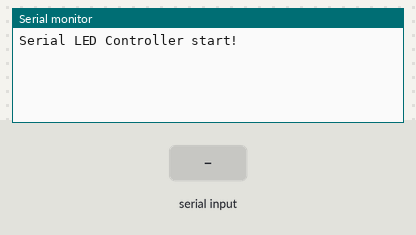
The sketch below on a simulated Arduino Uno, built with avr-gcc and run on an emulated ATmega328P. Shown: the last lines printed to the serial monitor. Inputs (shaded band) come from the test bench.

Above: at 1.7 s.
1.8 s: "0" received over Serial
At 3.0 s:
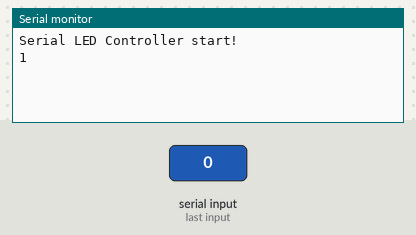
3.3 s: "s" received over Serial
At 4.4 s:
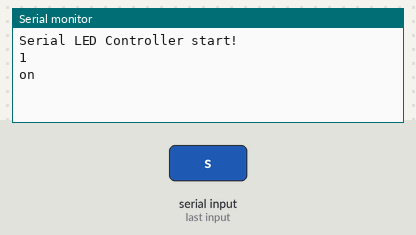

The sketch:

Spresnse_Serial_GPIOLedController.ino
```cpp
// シリアルから入ってきた信号に応じてGPIOのLEDを操作するプログラム
// Arduinoのシリアルコンソールからの操作を想定している

// LINEとの連携を想定している。
// ローカルPCにNode-REDサーバーを立ててLINEを受信することでLINEとの連携が可能
// webhook →シリアルでSPRESENSEを操作という形になっている
// @author S.Nakamura 2026-02-03

// 0：GPIOのLEDが点灯
// x：LEDをオフにする
// s：ステータスを返す

#define LED_PIN 0

volatile bool isLEDstatus = 0;


void LedSet();
void TurnOnLed();
void TurnOffLed();
void HandleSerialCommand(char cmd);


void setup() {

  Serial.begin(115200);
  delay(500);
  Serial.println("Serial LED Controller start!");

  // LEDの初期化
  LedSet();
  TurnOffLed();
}

void loop() {

  // シリアルからの入力に応じてSPRESENSEを操作する
  if (Serial.available() > 0) {

    char cmd = Serial.read();
    HandleSerialCommand(cmd);
  }

}


// LEDの準備
void LedSet(){

  pinMode(LED_PIN, OUTPUT);
}

// 指定したLEDをオフにする
void TurnOffLed() {

  digitalWrite(LED_PIN, LOW);
  isLEDstatus = 0;
}

// 指定したLEDをオンにする
void TurnOnLed() {

  digitalWrite(LED_PIN, HIGH);
  isLEDstatus = 1;
}

// コマンドに応じた処理をする
// 引数：コマンド
void HandleSerialCommand(char cmd) {
  switch (cmd) {
    case '0':
      TurnOnLed();
      // オンになったことを伝える
      Serial.println(isLEDstatus);
      Serial.println("");
      break;

    case 'x':
      TurnOffLed();
      // オフになったことを伝える
      Serial.println(isLEDstatus);
      Serial.println("");
      break;

    case 's': // all on
      // 状態の確認
      if(isLEDstatus){
        Serial.println("on");
        Serial.println("");
      }else{
        Serial.println("off");
        Serial.println("");
      }

      break;

    case 'h': // ヘルプ機能
      // 未実装
      break;

    default:
      // Serial.print("Unknown command: ");
      // Serial.println(cmd);
      break;
  }
}
```

Measured:
- after the input at 1.8 s, the serial monitor: prints a new line at once (image 1)
- after the input at 3.3 s, the serial monitor: prints a new line at once (image 2)
